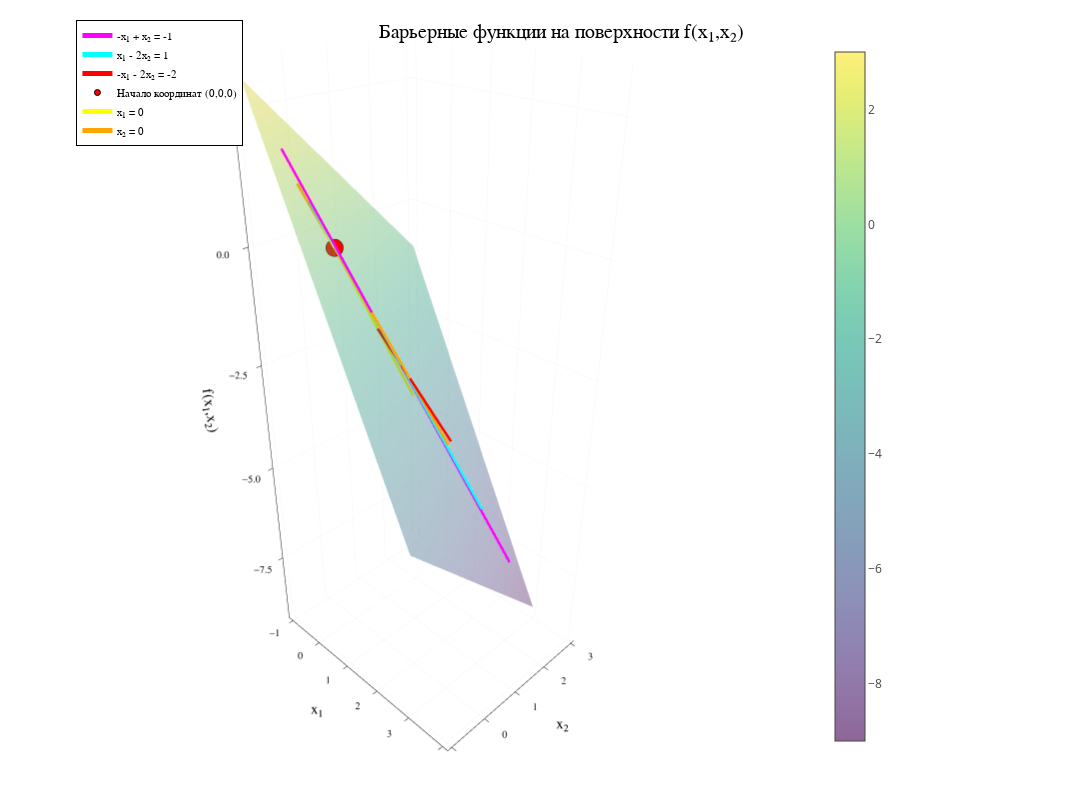

Source (notebook cell):
### Code cell
using Plots
plotly()

# Целевая функция
f(x1, x2) = -x1 - 2*x2

# Область построения
x1_range = -1:0.1:3
x2_range = -1:0.1:3

# Создание поверхности
X = [x for x in x1_range, y in x2_range]
Y = [y for x in x1_range, y in x2_range]
Z = f.(X, Y)

# Инициализация графика
plt = plot(
    xlabel = "x₁", 
    ylabel = "x₂", 
    zlabel = "f(x₁,x₂)",
    title = "Барьерные функции на поверхности f(x₁,x₂)",
    legend = :topleft,
    size = (1200, 800),
    camera = (45, 30)
)

# 1. Поверхность целевой функции
surface!(plt, x1_range, x2_range, Z,
    color = :viridis, 
    alpha = 0.6,
    label = "Целевая функция")

# 2. Построение барьерных функций на поверхности

# Ограничение 1: -x₁ + x₂ = -1 → x₂ = x₁ - 1
x1_line1 = 0:0.1:3
x2_line1 = x1_line1 .- 1
z_line1 = [ f(x, y) for (x, y) in zip(x1_line1, x2_line1) ]
plot!(plt, x1_line1, x2_line1, z_line1,
    linewidth = 5,
    color = :magenta,
    label = "-x₁ + x₂ = -1")

# Ограничение 2: x₁ - 2x₂ = 1 → x₂ = (x₁ - 1)/2
x1_line2 = 0:0.1:3
x2_line2 = (x1_line2 .- 1) ./ 2
z_line2 = f.(x1_line2, x2_line2)
plot!(plt, x1_line2, x2_line2, z_line2,
    linewidth = 5,
    color = :cyan,
    label = "x₁ - 2x₂ = 1")

x1_line2 = 0:0.1:4
x2_line2 = (-x1_line2  .+2) ./ 2
z_line2 = f.(x1_line2, x2_line2)
plot!(plt, x1_line2, x2_line2, z_line2,
        linewidth = 5,
        color = :red,
        label = "-x₁ - 2x₂ = -2")

# 3. Точка максимума (решение системы уравнений)
scatter!(plt, [0], [0], [0],
    markersize = 3,
    color = :red,
    marker = :star,
    label = "Начало координат (0,0,0)")

# Ограничение 3: x₁ = 0
x2_line3 = -1:0.1:2
x1_line3 = zeros(length(x2_line3))
z_line3 = f.(x1_line3, x2_line3)
plot!(plt, x1_line3, x2_line3, z_line3,
    linewidth = 5,
    color = :yellow,
    label = "x₁ = 0")

# Ограничение 4: x₂ = 0
x1_line4 = -1:0.1:3
x2_line4 = zeros(length(x1_line4))
z_line4 = f.(x1_line4, x2_line4)
plot!(plt, x1_line4, x2_line4, z_line4,
    linewidth = 5,
    color = :orange,
    label = "x₂ = 0")

# 4. Настройка отображения
display(plt)

### Figure 1 — Plotly figure (JSON) as saved in the notebook; plotly's stock layout.template omitted (floating-point values rounded to 4 significant figures; data arrays with more than 128 entries replaced by an {"elided": "..."} marker saying what was removed)
{"data": [{"colorbar": {"len": 0.9329, "title": "", "x": 0.7552, "y": 0.5043}, "colorscale": {"elided": "256x2 mixed values"}, "name": "Целевая функция", "opacity": 0.6, "scene": "scene", "showlegend": false, "showscale": true, "type": "surface", "x": [-1, -0.9, -0.8, -0.7, -0.6, -0.5, -0.4, -0.3, -0.2, -0.1, 0, 0.1, 0.2, 0.3, 0.4, 0.5, 0.6, 0.7, 0.8, 0.9, 1, 1.1, 1.2, 1.3, 1.4, 1.5, 1.6, 1.7, 1.8, 1.9, 2, 2.1, 2.2, 2.3, 2.4, 2.5, 2.6, 2.7, 2.8, 2.9, 3], "xaxis": "x", "y": [-1, -0.9, -0.8, -0.7, -0.6, -0.5, -0.4, -0.3, -0.2, -0.1, 0, 0.1, 0.2, 0.3, 0.4, 0.5, 0.6, 0.7, 0.8, 0.9, 1, 1.1, 1.2, 1.3, 1.4, 1.5, 1.6, 1.7, 1.8, 1.9, 2, 2.1, 2.2, 2.3, 2.4, 2.5, 2.6, 2.7, 2.8, 2.9, 3], "yaxis": "y", "z": {"elided": "41x41 float values"}, "zaxis": "z", "zmax": 3, "zmin": -9}, {"colorbar": {"len": 0.9329, "title": "", "x": 0.7552, "y": 0.5043}, "legendgroup": "-x₁ + x₂ = -1", "line": {"color": "rgba(255, 0, 255, 1.000)", "dash": "solid", "shape": "linear", "width": 5}, "mode": "lines", "name": "-x₁ + x₂ = -1", "scene": "scene", "showlegend": true, "type": "scatter3d", "x": [0, 0.1, 0.2, 0.3, 0.4, 0.5, 0.6, 0.7, 0.8, 0.9, 1, 1.1, 1.2, 1.3, 1.4, 1.5, 1.6, 1.7, 1.8, 1.9, 2, 2.1, 2.2, 2.3, 2.4, 2.5, 2.6, 2.7, 2.8, 2.9, 3], "xaxis": "x", "y": [-1, -0.9, -0.8, -0.7, -0.6, -0.5, -0.4, -0.3, -0.2, -0.1, 0, 0.1, 0.2, 0.3, 0.4, 0.5, 0.6, 0.7, 0.8, 0.9, 1, 1.1, 1.2, 1.3, 1.4, 1.5, 1.6, 1.7, 1.8, 1.9, 2], "yaxis": "y", "z": [2, 1.7, 1.4, 1.1, 0.8, 0.5, 0.2, -0.1, -0.4, -0.7, -1, -1.3, -1.6, -1.9, -2.2, -2.5, -2.8, -3.1, -3.4, -3.7, -4, -4.3, -4.6, -4.9, -5.2, -5.5, -5.8, -6.1, -6.4, -6.7, -7], "zaxis": "z", "zmax": 3, "zmin": -9}, {"colorbar": {"len": 0.9329, "title": "", "x": 0.7552, "y": 0.5043}, "legendgroup": "x₁ - 2x₂ = 1", "line": {"color": "rgba(0, 255, 255, 1.000)", "dash": "solid", "shape": "linear", "width": 5}, "mode": "lines", "name": "x₁ - 2x₂ = 1", "scene": "scene", "showlegend": true, "type": "scatter3d", "x": [0, 0.1, 0.2, 0.3, 0.4, 0.5, 0.6, 0.7, 0.8, 0.9, 1, 1.1, 1.2, 1.3, 1.4, 1.5, 1.6, 1.7, 1.8, 1.9, 2, 2.1, 2.2, 2.3, 2.4, 2.5, 2.6, 2.7, 2.8, 2.9, 3], "xaxis": "x", "y": [-0.5, -0.45, -0.4, -0.35, -0.3, -0.25, -0.2, -0.15, -0.1, -0.05, -2.776e-17, 0.05, 0.1, 0.15, 0.2, 0.25, 0.3, 0.35, 0.4, 0.45, 0.5, 0.55, 0.6, 0.65, 0.7, 0.75, 0.8, 0.85, 0.9, 0.95, 1.0], "yaxis": "y", "z": [1, 0.8, 0.6, 0.4, 0.2, 0, -0.2, -0.4, -0.6, -0.8, -1, -1.2, -1.4, -1.6, -1.8, -2, -2.2, -2.4, -2.6, -2.8, -3, -3.2, -3.4, -3.6, -3.8, -4, -4.2, -4.4, -4.6, -4.8, -5], "zaxis": "z", "zmax": 3, "zmin": -9}, {"colorbar": {"len": 0.9329, "title": "", "x": 0.7552, "y": 0.5043}, "legendgroup": "-x₁ - 2x₂ = -2", "line": {"color": "rgba(255, 0, 0, 1.000)", "dash": "solid", "shape": "linear", "width": 5}, "mode": "lines", "name": "-x₁ - 2x₂ = -2", "scene": "scene", "showlegend": true, "type": "scatter3d", "x": [0, 0.1, 0.2, 0.3, 0.4, 0.5, 0.6, 0.7, 0.8, 0.9, 1, 1.1, 1.2, 1.3, 1.4, 1.5, 1.6, 1.7, 1.8, 1.9, 2, 2.1, 2.2, 2.3, 2.4, 2.5, 2.6, 2.7, 2.8, 2.9, 3, 3.1, 3.2, 3.3, 3.4, 3.5, 3.6, 3.7, 3.8, 3.9, 4], "xaxis": "x", "y": [1, 0.95, 0.9, 0.85, 0.8, 0.75, 0.7, 0.65, 0.6, 0.55, 0.5, 0.45, 0.4, 0.35, 0.3, 0.25, 0.2, 0.15, 0.1, 0.05, 5.551e-17, -0.05, -0.1, -0.15, -0.2, -0.25, -0.3, -0.35, -0.4, -0.45, -0.5, -0.55, -0.6, -0.65, -0.7, -0.75, -0.8, -0.85, -0.9, -0.95, -1.0], "yaxis": "y", "z": [-2, -2, -2, -2, -2, -2, -2, -2, -2, -2, -2, -2, -2, -2, -2, -2, -2, -2, -2, -2, -2, -2, -2, -2.0, -2.0, -2, -2, -2, -2.0, -2.0, -2, -2, -2, -2.0, -2.0, -2, -2, -2, -2.0, -2.0, -2], "zaxis": "z", "zmax": 3, "zmin": -9}, {"colorbar": {"len": 0.9329, "title": "", "x": 0.7552, "y": 0.5043}, "legendgroup": "Начало координат (0,0,0)", "marker": {"color": "rgba(255, 0, 0, 1.000)", "line": {"color": "rgba(0, 0, 0, 1.000)", "width": 1}, "size": 6, "symbol": "star-triangle-up"}, "mode": "markers", "name": "Начало координат (0,0,0)", "scene": "scene", "showlegend": true, "type": "scatter3d", "x": [0], "xaxis": "x", "y": [0], "yaxis": "y", "z": [0], "zaxis": "z", "zmax": 3, "zmin": -9}, {"colorbar": {"len": 0.9329, "title": "", "x": 0.7552, "y": 0.5043}, "legendgroup": "x₁ = 0", "line": {"color": "rgba(255, 255, 0, 1.000)", "dash": "solid", "shape": "linear", "width": 5}, "mode": "lines", "name": "x₁ = 0", "scene": "scene", "showlegend": true, "type": "scatter3d", "x": [0, 0, 0, 0, 0, 0, 0, 0, 0, 0, 0, 0, 0, 0, 0, 0, 0, 0, 0, 0, 0, 0, 0, 0, 0, 0, 0, 0, 0, 0, 0], "xaxis": "x", "y": [-1, -0.9, -0.8, -0.7, -0.6, -0.5, -0.4, -0.3, -0.2, -0.1, 0, 0.1, 0.2, 0.3, 0.4, 0.5, 0.6, 0.7, 0.8, 0.9, 1, 1.1, 1.2, 1.3, 1.4, 1.5, 1.6, 1.7, 1.8, 1.9, 2], "yaxis": "y", "z": [2, 1.8, 1.6, 1.4, 1.2, 1, 0.8, 0.6, 0.4, 0.2, 0, -0.2, -0.4, -0.6, -0.8, -1, -1.2, -1.4, -1.6, -1.8, -2, -2.2, -2.4, -2.6, -2.8, -3, -3.2, -3.4, -3.6, -3.8, -4], "zaxis": "z", "zmax": 3, "zmin": -9}, {"colorbar": {"len": 0.9329, "title": "", "x": 0.7552, "y": 0.5043}, "legendgroup": "x₂ = 0", "line": {"color": "rgba(255, 165, 0, 1.000)", "dash": "solid", "shape": "linear", "width": 5}, "mode": "lines", "name": "x₂ = 0", "scene": "scene", "showlegend": true, "type": "scatter3d", "x": [-1, -0.9, -0.8, -0.7, -0.6, -0.5, -0.4, -0.3, -0.2, -0.1, 0, 0.1, 0.2, 0.3, 0.4, 0.5, 0.6, 0.7, 0.8, 0.9, 1, 1.1, 1.2, 1.3, 1.4, 1.5, 1.6, 1.7, 1.8, 1.9, 2, 2.1, 2.2, 2.3, 2.4, 2.5, 2.6, 2.7, 2.8, 2.9, 3], "xaxis": "x", "y": [0, 0, 0, 0, 0, 0, 0, 0, 0, 0, 0, 0, 0, 0, 0, 0, 0, 0, 0, 0, 0, 0, 0, 0, 0, 0, 0, 0, 0, 0, 0, 0, 0, 0, 0, 0, 0, 0, 0, 0, 0], "yaxis": "y", "z": [1, 0.9, 0.8, 0.7, 0.6, 0.5, 0.4, 0.3, 0.2, 0.1, 0, -0.1, -0.2, -0.3, -0.4, -0.5, -0.6, -0.7, -0.8, -0.9, -1, -1.1, -1.2, -1.3, -1.4, -1.5, -1.6, -1.7, -1.8, -1.9, -2, -2.1, -2.2, -2.3, -2.4, -2.5, -2.6, -2.7, -2.8, -2.9, -3], "zaxis": "z", "zmax": 3, "zmin": -9}], "layout": {"annotations": [{"font": {"color": "rgba(0, 0, 0, 1.000)", "family": "sans-serif", "size": 20}, "rotation": 0, "showarrow": false, "text": "Барьерные функции на поверхности f(x₁,x₂)", "x": 0.5138, "xanchor": "center", "xref": "paper", "y": 1, "yanchor": "top", "yref": "paper"}], "height": 800, "legend": {"bgcolor": "rgba(255, 255, 255, 1.000)", "bordercolor": "rgba(0, 0, 0, 1.000)", "borderwidth": 1, "font": {"color": "rgba(0, 0, 0, 1.000)", "family": "sans-serif", "size": 11}, "title": {"font": {"color": "rgba(0, 0, 0, 1.000)", "family": "sans-serif", "size": 15}, "text": ""}, "tracegroupgap": 0, "traceorder": "normal", "x": 0.07, "xanchor": "left", "y": 1, "yanchor": "top"}, "margin": {"b": 20, "l": 0, "r": 0, "t": 20}, "paper_bgcolor": "rgba(255, 255, 255, 1.000)", "plot_bgcolor": "rgba(255, 255, 255, 1.000)", "scene": {"camera": {"eye": {"x": 1.592, "y": -1.592, "z": 1.3}, "projection": "orthographic"}, "domain": {"x": [0.03083, 0.7552], "y": [0.03791, 0.9708]}, "xaxis": {"gridcolor": "rgba(0, 0, 0, 0.100)", "gridwidth": 0.5, "linecolor": "rgba(0, 0, 0, 1.000)", "mirror": false, "range": [-1.15, 4.15], "showgrid": true, "showline": true, "showticklabels": true, "tickangle": 0, "tickcolor": "rgb(0, 0, 0)", "tickfont": {"color": "rgba(0, 0, 0, 1.000)", "family": "sans-serif", "size": 11}, "tickmode": "array", "ticks": "inside", "ticktext": ["−1", "0", "1", "2", "3", "4"], "tickvals": [-1, 0, 1, 2, 3, 4], "title": "x₁", "titlefont": {"color": "rgba(0, 0, 0, 1.000)", "family": "sans-serif", "size": 15}, "type": "-", "visible": true, "zeroline": false, "zerolinecolor": "rgba(0, 0, 0, 1.000)"}, "yaxis": {"gridcolor": "rgba(0, 0, 0, 0.100)", "gridwidth": 0.5, "linecolor": "rgba(0, 0, 0, 1.000)", "mirror": false, "range": [-1.12, 3.12], "showgrid": true, "showline": true, "showticklabels": true, "tickangle": 0, "tickcolor": "rgb(0, 0, 0)", "tickfont": {"color": "rgba(0, 0, 0, 1.000)", "family": "sans-serif", "size": 11}, "tickmode": "array", "ticks": "inside", "ticktext": ["−1", "0", "1", "2", "3"], "tickvals": [-1, 0, 1, 2, 3], "title": "x₂", "titlefont": {"color": "rgba(0, 0, 0, 1.000)", "family": "sans-serif", "size": 15}, "type": "-", "visible": true, "zeroline": false, "zerolinecolor": "rgba(0, 0, 0, 1.000)"}, "zaxis": {"gridcolor": "rgba(0, 0, 0, 0.100)", "gridwidth": 0.5, "linecolor": "rgba(0, 0, 0, 1.000)", "mirror": false, "range": [-9.36, 3.36], "showgrid": true, "showline": true, "showticklabels": true, "tickangle": 0, "tickcolor": "rgb(0, 0, 0)", "tickfont": {"color": "rgba(0, 0, 0, 1.000)", "family": "sans-serif", "size": 11}, "tickmode": "array", "ticks": "inside", "ticktext": ["−7.5", "−5.0", "−2.5", "0.0", "2.5"], "tickvals": [-7.5, -5, -2.5, 0, 2.5], "title": "f(x₁,x₂)", "titlefont": {"color": "rgba(0, 0, 0, 1.000)", "family": "sans-serif", "size": 15}, "type": "-", "visible": true, "zeroline": false, "zerolinecolor": "rgba(0, 0, 0, 1.000)"}}, "showlegend": true, "width": 1200}}
